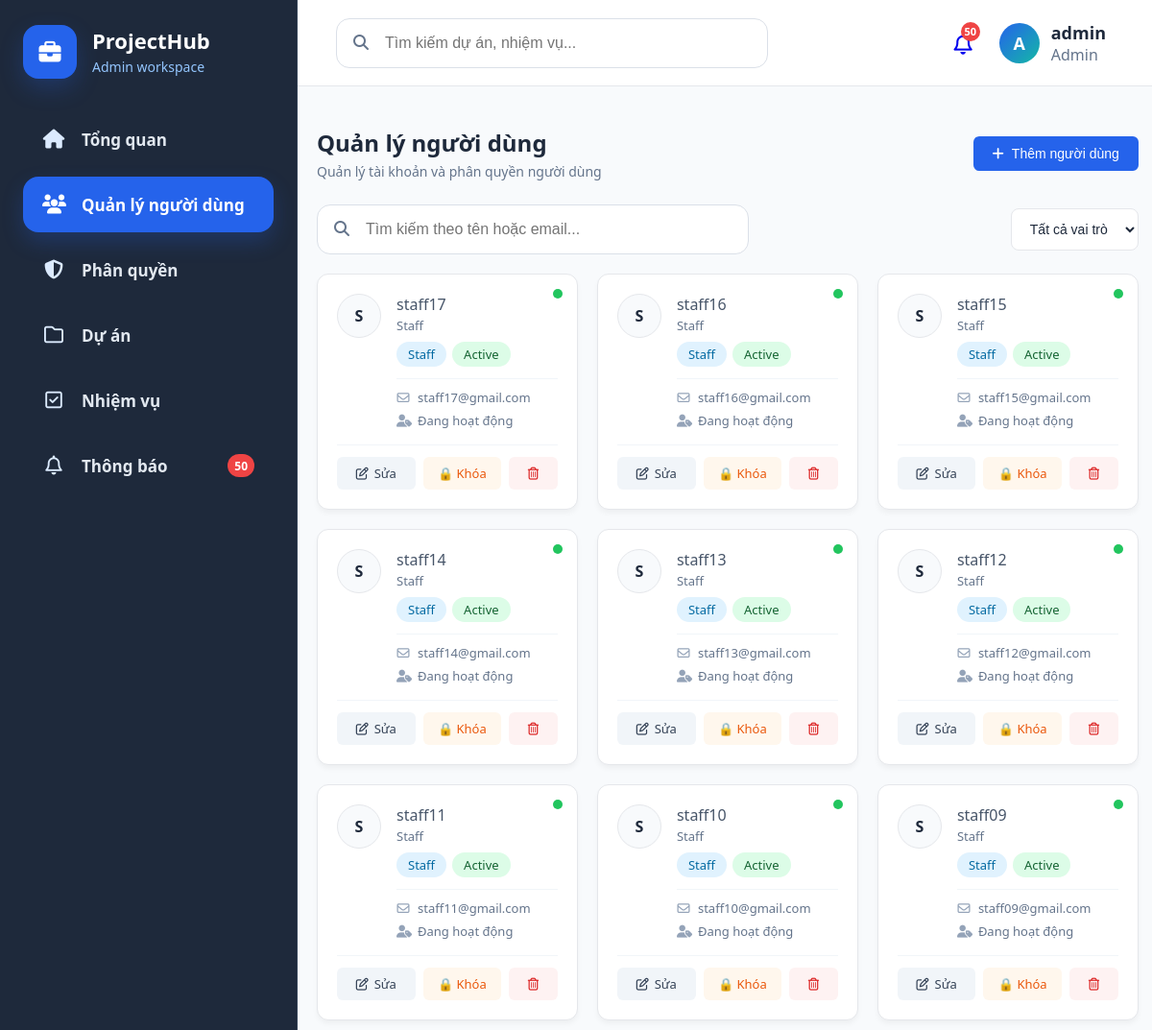
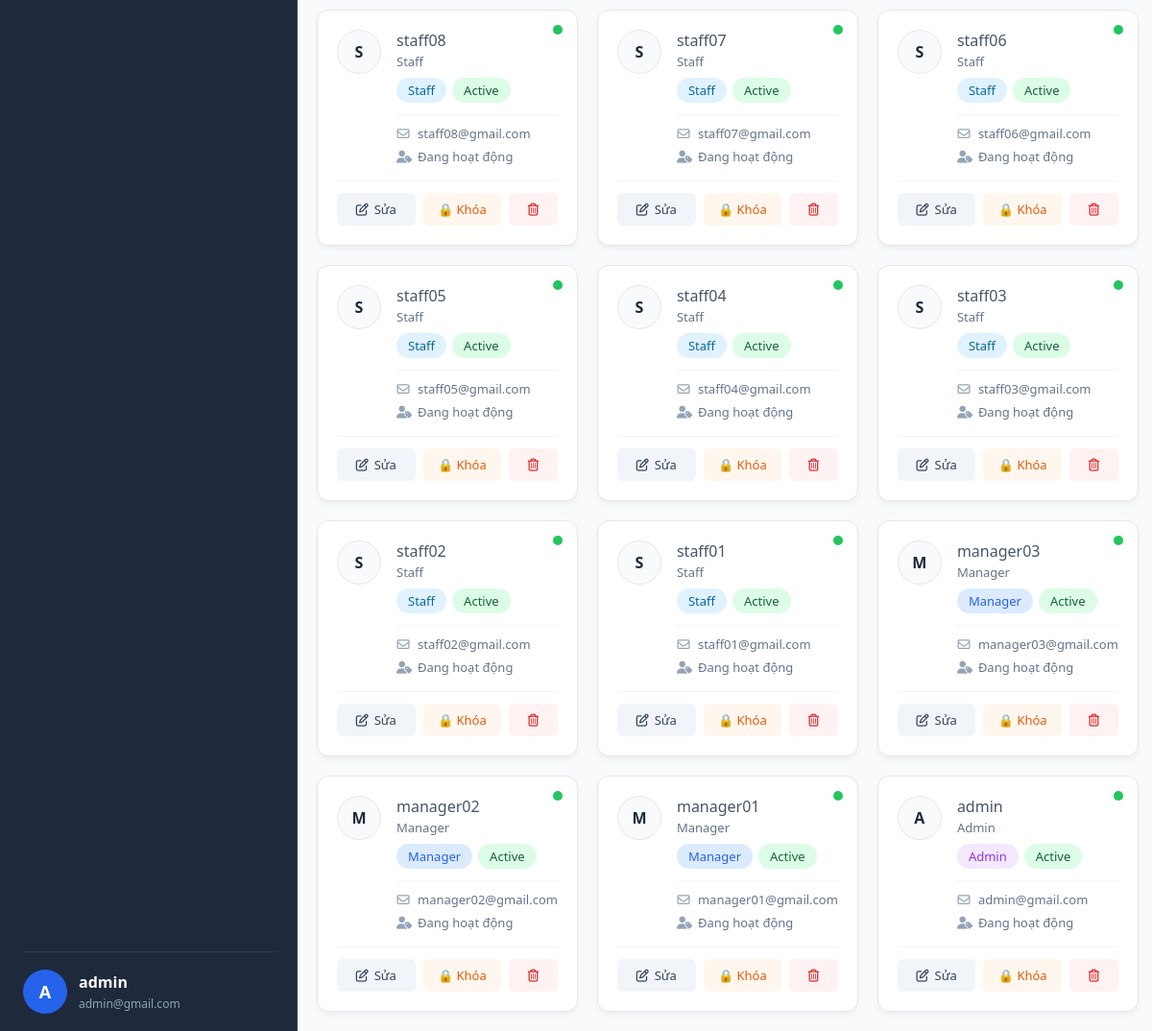
The app's page /index.php?page=users (signed in) with its own data (2 pictures, top to bottom).
### tables this page shows
CREATE TABLE `users` (
  `user_id` int(11) NOT NULL,
  `username` varchar(50) NOT NULL,
  `email` varchar(120) NOT NULL,
  `phone` varchar(20) DEFAULT NULL,
  `address` varchar(255) DEFAULT NULL,
  `password` varchar(255) NOT NULL,
  `role_id` int(11) NOT NULL,
  `status` varchar(20) NOT NULL DEFAULT 'active',
  `refresh_token` varchar(255) DEFAULT NULL,
  `token_expired_at` datetime DEFAULT NULL,
  `created_at` timestamp NOT NULL DEFAULT current_timestamp(),
  `updated_at` timestamp NOT NULL DEFAULT current_timestamp() ON UPDATE current_timestamp(),
  `is_deleted` tinyint(1) NOT NULL DEFAULT 0
);

CREATE TABLE `roles` (
  `role_id` int(11) NOT NULL,
  `role_code` varchar(30) NOT NULL,
  `name` varchar(80) NOT NULL,
  `description` varchar(255) DEFAULT NULL,
  `created_at` timestamp NOT NULL DEFAULT current_timestamp()
);

### models/user.php (called while the page is built, shortened)
<?php
require_once __DIR__ . '/../config/database.php';
class User
{
    private $conn;
    public function __construct()
    {
        $db = new Database();
        $this->conn = $db->connect();
        $this->ensureStatusColumn();
        $this->ensureProfileColumns();
    }
    private function ensureStatusColumn()
    {
        try {
            $stmt = $this->conn->prepare("SHOW COLUMNS FROM users LIKE 'status'");
            $stmt->execute();
        } catch (PDOException $e) {
        }
    }
    private function ensureProfileColumns()
    {
        try {
            $stmt = $this->conn->prepare("SHOW COLUMNS FROM users LIKE 'phone'");
            $stmt->execute();
            $stmt = $this->conn->prepare("SHOW COLUMNS FROM users LIKE 'address'");
            $stmt->execute();
        } catch (PDOException $e) {
        }
    }
    public function getAll()
    {
        $sql = "
            SELECT
                u.*,
                COALESCE(u.status, 'active') AS status,
                r.name AS role_name,
                r.role_code
            FROM users u
            LEFT JOIN roles r
                ON u.role_id = r.role_id
            WHERE u.is_deleted = 0
            ORDER BY u.user_id DESC
        ";
        $stmt = $this->conn->prepare($sql);
        $stmt->execute();
        return $stmt->fetchAll(PDO::FETCH_ASSOC);
    }
}

### config/database.php (called while the page is built, shortened)
<?php
class Database
{
    private $host = "localhost";
    private $dbname = "project_management";
    private $username = "root";
    private $password = "";
    public function connect()
    {
        $this->conn = null;
        try {
            $this->conn = new PDO(
                "mysql:host={$this->host};dbname={$this->dbname};charset=utf8",
                $this->username,
                $this->password
            );
            $this->conn->setAttribute(
                PDO::ATTR_ERRMODE,
                PDO::ERRMODE_EXCEPTION
            );
            $this->conn->setAttribute(
                PDO::ATTR_EMULATE_PREPARES,
                true
            );
        } catch(PDOException $e) {
            die("Database Error: " . $e->getMessage());
        }
        return $this->conn;
    }
}

### controllers/userController.php (called while the page is built, shortened)
<?php
require_once __DIR__ . '/../models/user.php';
class UserController
{
    private $model;
    public function __construct()
    {
        $this->model = new User();
    }
    public function index()
    {
        return $this->model->getAll();
    }
}

### views/users/index.php (the view, shortened to what this page needs)
<?php
require_once 'controllers/userController.php';
$userController = new UserController();
$users = $userController->index();
?>
<div class="container users-page">
    <header class="manag">
        <div class="header-titles">
            <h2>Quản lý người dùng</h2>
            <p>Quản lý tài khoản và phân quyền người dùng</p>
        </div>
        <button class="btn-add" id="openUserModal">
            <i class="fas fa-plus"></i> Thêm người dùng
        </button>
    </header>
    <div class="toolbar">
        <div class="search-box">
            <i class="fas fa-search search-icon"></i>
            <input type="text" id="searchUser" placeholder="Tìm kiếm theo tên hoặc email...">
        </div>
        <div class="filter-box">
            <select id="roleFilter">
                <option value="all">Tất cả vai trò</option>
            </select>
        </div>
    </div>
    <div class="user-grid">
        <?php foreach ($users as $user): ?>
            <?php
                $status = $user['status'] ?? 'active';
                $roleName = $user['role_name'] ?? 'Staff';
                $isActive = $status === 'active';
            ?>
            <div class="user-card <?= $isActive ? '' : 'user-card-locked' ?>" data-role="<?= strtolower($roleName) ?>">
                <div class="status-dot <?= $isActive ? 'status-active' : 'status-inactive' ?>"></div>
                <div class="card-main-content">
                    <div class="avatar">
                        <?= strtoupper(substr($user['username'], 0, 1)) ?>
                    </div>
                    <div class="user-details">
                        <h3 class="user-name"><?= htmlspecialchars($user['username']) ?></h3>
                        <p class="job-title"><?= htmlspecialchars($roleName) ?></p>
                        <div class="badge-group">
                            <span class="badge badge-<?= strtolower($roleName) ?>">
                                <?= htmlspecialchars($roleName) ?>
                            </span>
                            <?php if ($isActive): ?>
                                <span class="badge badge-green">Active</span>
                            <?php else: ?>
                                <span class="badge badge-red">Đã khóa</span>
                            <?php endif; ?>
                        </div>
                        <div class="card-body-info">
                            <div class="contact-info">
                                <i class="far fa-envelope"></i>
                                <span><?= htmlspecialchars($user['email']) ?></span>
                            </div>
                            <div class="contact-info">
                                <i class="fa-solid fa-user-tag"></i>
                                <span><?= $isActive ? 'Đang hoạt động' : 'Tài khoản đã bị khóa' ?></span>
                            </div>
                        </div>
                    </div>
                </div>
                <div class="card-footer">
                    <?php if ($isActive): ?>
                        <a href="index.php?page=edit-user&id=<?= $user['user_id'] ?>" class="btn-action btn-edit">
                            <i class="far fa-edit"></i> Sửa
                        </a>
                    <?php else: ?>
                        <button class="btn-action btn-edit" disabled>
                            <i class="far fa-edit"></i> Đã khóa
                        </button>
                    <?php endif; ?>
                    <a href="index.php?action=toggleUserStatus&id=<?= $user['user_id'] ?>" class="btn-action btn-lock" data-confirm="Bạn có chắc muốn <?= $isActive ? 'khóa' : 'mở khóa' ?> tài khoản này?">
                        <?= $isActive ? '🔒 Khóa' : '🔓 Mở khóa' ?>
                    </a>
                    <?php if ($isActive): ?>
                        <a href="index.php?action=deleteUser&id=<?= $user['user_id'] ?>"
                           data-confirm="Bạn có chắc muốn xóa vĩnh viễn người dùng này khỏi database?"
                           class="btn-action btn-delete">
                            <i class="far fa-trash-alt"></i>
                        </a>
                    <?php else: ?>
                        <button class="btn-action btn-delete" disabled title="Mở khóa tài khoản trước nếu muốn xóa">
                            <i class="far fa-trash-alt"></i>
                        </button>
                    <?php endif; ?>
                </div>
            </div>
        <?php endforeach; ?>
    </div>
</div>

### records on screen
users: username "S", username "staff17", role.name "Staff", email "staff17@gmail.com"
users: username "S", username "staff16", role.name "Staff", email "staff16@gmail.com"
users: username "S", username "staff15", role.name "Staff", email "staff15@gmail.com"
users: username "S", username "staff14", role.name "Staff", email "staff14@gmail.com"
users: username "S", username "staff13", role.name "Staff", email "staff13@gmail.com"
users: username "S", username "staff12", role.name "Staff", email "staff12@gmail.com"
users: username "S", username "staff11", role.name "Staff", email "staff11@gmail.com"
users: username "S", username "staff10", role.name "Staff", email "staff10@gmail.com"
users: username "S", username "staff09", role.name "Staff", email "staff09@gmail.com"
users: username "S", username "staff08", role.name "Staff", email "staff08@gmail.com"
users: username "S", username "staff07", role.name "Staff", email "staff07@gmail.com"
users: username "S", username "staff06", role.name "Staff", email "staff06@gmail.com"
users: username "S", username "staff05", role.name "Staff", email "staff05@gmail.com"
users: username "S", username "staff04", role.name "Staff", email "staff04@gmail.com"
users: username "S", username "staff03", role.name "Staff", email "staff03@gmail.com"
users: username "S", username "staff02", role.name "Staff", email "staff02@gmail.com"
users: username "S", username "staff01", role.name "Staff", email "staff01@gmail.com"
users: username "M", username "manager03", role.name "Manager", email "manager03@gmail.com"
users: username "M", username "manager02", role.name "Manager", email "manager02@gmail.com"
users: username "M", username "manager01", role.name "Manager", email "manager01@gmail.com"
users: username "A", username "admin", role.name "Admin", email "admin@gmail.com"

### other values on screen
$adminNotificationCount "50"
$initial "A"
$username "admin"
$email "admin@gmail.com"
$topbarNotificationCount "50"
$avatarInitial "A"
$roleName "Admin"
